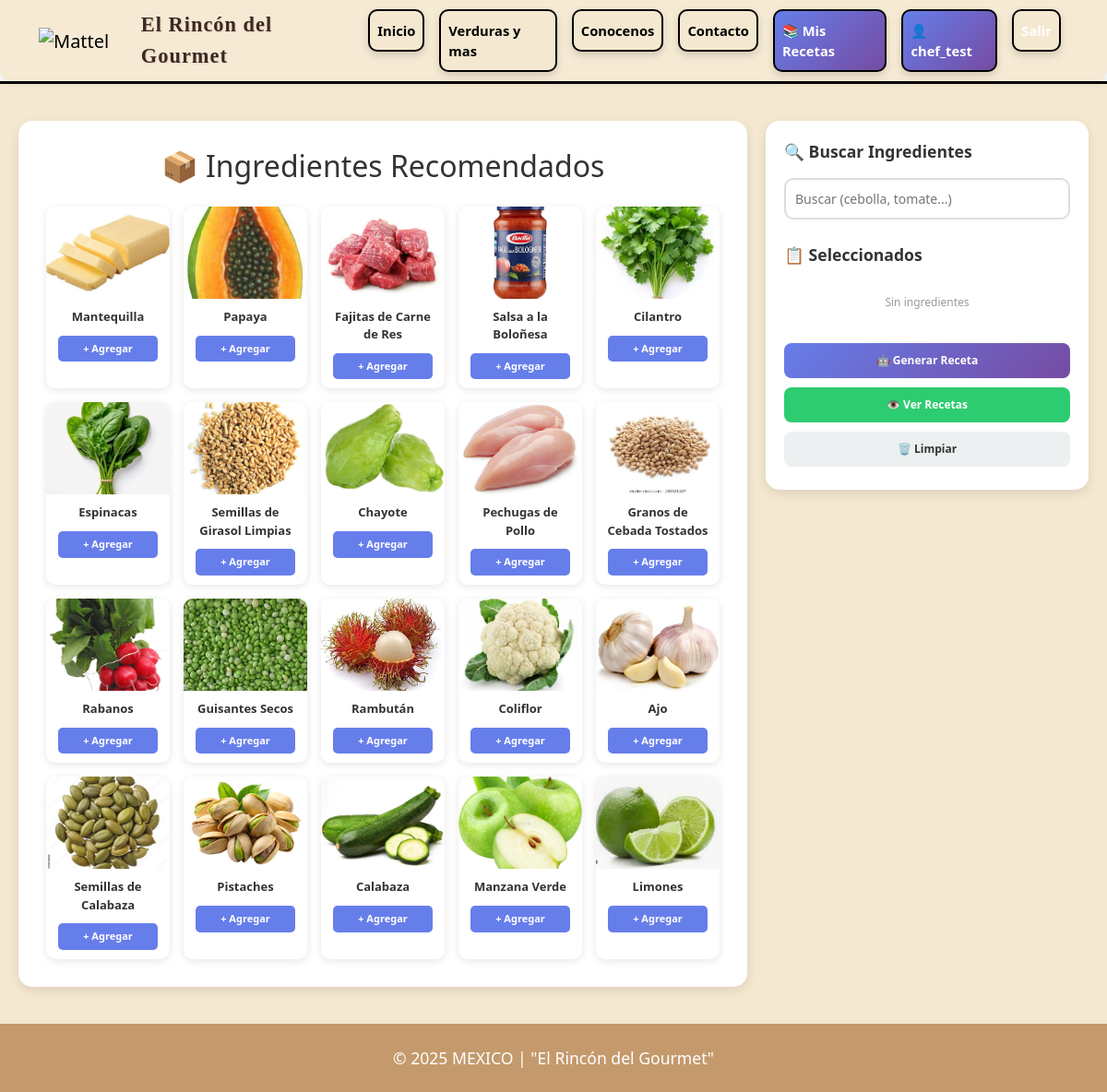
The page /productos/ (signed in) on the database its author committed.
### mattel/models.py (models this page shows, shortened)
class Producto(models.Model):
    CATEGORIAS = [
        ('vegetales', 'Vegetales'),
        ('frutas', 'Frutas'),
        ('carnes', 'Carnes'),
        ('legumbres', 'Legumbres'),
        ('cereales', 'Cereales'),
        ('condimentos', 'Condimentos'),
        ('especias', 'Especias'),
    ]
    nombre = models.CharField(max_length=120)
    descripcion = models.TextField(blank=True)
    precio = models.DecimalField(max_digits=8, decimal_places=2)
    categoria = models.CharField(max_length=20, choices=CATEGORIAS)
    imagen = models.ImageField(upload_to='productos/', blank=True, null=True)

### mattel/views.py (the view)
# urls.py: path('productos/', views.productos, name='productos'),
def productos(request):
    if request.GET.get("reset") == "1":
        request.session.pop("ingredientes_seleccionados", None)
        request.session.pop("ingredientes_detallados", None)
    from django.db.models import Q
    import random
    todos_productos = list(Producto.objects.all())
    productos_recomendados = random.sample(todos_productos, min(20, len(todos_productos))) if todos_productos else []
    categorias = ["vegetales", "frutas", "carnes", "legumbres", "cereales", "condimentos", "especias"]
    cat = request.GET.get("cat")
    if cat in categorias:
        productos_lista = Producto.objects.filter(categoria=cat)
        titulo = f"Productos de {cat.capitalize()}"
    else:
        productos_lista = productos_recomendados
        titulo = "Catálogo de Productos"
    return render(request, 'mattel/productos.html', {
        'productos': productos_lista,
        'titulo': titulo,
        'categorias': categorias,
        'ingredientes_seleccionados': request.session.get("ingredientes_seleccionados", [])
    })

### mattel/advanced_security.py (called while the page is built)
    @staticmethod
    def add_security_headers(response):
        response['X-Frame-Options'] = 'DENY'
        response['X-Content-Type-Options'] = 'nosniff'
        response['X-XSS-Protection'] = '1; mode=block'
        response['Content-Security-Policy'] = (
            "default-src 'self'; "
            "script-src 'self' 'unsafe-inline' cdn.jsdelivr.net; "
            "style-src 'self' 'unsafe-inline' cdn.jsdelivr.net; "
            "img-src 'self' data:; "
            "font-src 'self' cdn.jsdelivr.net; "
            "connect-src 'self'; "
            "frame-ancestors 'none';"
        )
        response['Referrer-Policy'] = 'strict-origin-when-cross-origin'
        response['Permissions-Policy'] = (
            'geolocation=(), '
            'microphone=(), '
            'camera=(), '
            'payment=()'
        )
        return response

### mattel/templates/mattel/productos.html (shortened to what this page needs)
{% extends 'mattel/base.html' %}
{% load static %}
{% block app_content %}
<div class="fondo-productos">
    <div class="contenedor-principal">
        <div class="seccion-categorias">
            <h2 class="text-center mb-4" style="color: #333;">📦 Ingredientes Recomendados</h2>
            <div class="catalogo-ingredientes">
                {% for producto in productos %}
                    <div class="ingrediente-card">
                        <img src="{{ producto.imagen.url }}" alt="{{ producto.nombre }}" onerror="this.src='https://via.placeholder.com/100?text={{ producto.nombre|urlencode }}'">
                        <div class="ingrediente-card-nombre">{{ producto.nombre }}</div>
                        <button class="btn-agregar-rapido" onclick="agregarRapido('{{ producto.nombre }}')">+ Agregar</button>
                    </div>
                {% empty %}
                    <div style="text-align: center; padding: 30px; color: #999;">
                        No hay productos disponibles
                    </div>
                {% endfor %}
            </div>
        </div>
        <div class="panel-busqueda">
            <div class="panel-titulo">🔍 Buscar Ingredientes</div>
            <div class="posicion-relativa" style="margin-bottom: 15px;">
                <input
                    type="text"
                    id="busqueda-input"
                    class="buscador-input"
                    placeholder="Buscar (cebolla, tomate...)"
                    autocomplete="off"
                >
            </div>
            <div style="margin-bottom: 15px;">
                <div class="panel-titulo">📋 Seleccionados</div>
                <div id="lista-ingredientes">
                </div>
            </div>
            <button class="btn-accion btn-generar" onclick="window.location.href='{% url 'generar_receta_gemini' %}'">
                🤖 Generar Receta
            </button>
            <button class="btn-accion btn-ver" onclick="window.location.href='{% url 'recetas_con_ingredientes' %}'">
                👁️ Ver Recetas
            </button>
            <button class="btn-accion btn-limpiar" onclick="limpiarTodos()">
                🗑️ Limpiar
            </button>
        </div>
    </div>
</div>
{% endblock %}

### mattel/templates/mattel/base.html (shortened to what this page needs)
{% extends 'base.html' %}
{% load static %}
{% block content %}
<nav class="navbar navbar-expand-lg navbar-light shadow-sm navbar-custom">
  <div class="container">
    <a class="navbar-brand" href="{% url 'inicio' %}">
      <img src="{% static 'mattel/img/logoi.png' %}" alt="Mattel">
    </a>
    <span class="frase-gourmet d-none d-lg-block">
      El Rincón del Gourmet
    </span>
    <div class="collapse navbar-collapse" id="navmenu">
      <ul class="navbar-nav ms-auto">
        <li class="nav-item">
          <a class="nav-link text-black fw-semibold btn-custom" href="{% url 'inicio' %}">Inicio</a>
        </li>
        <li class="nav-item">
          <a class="nav-link text-black fw-semibold btn-custom" href="{% url 'productos' %}">Verduras y mas</a>
        </li>
        <li class="nav-item">
          <a class="nav-link text-black fw-semibold btn-custom" href="{% url 'distribuidor' %}">Conocenos</a>
        </li>
        <li class="nav-item">
          <a class="nav-link text-black fw-semibold btn-custom" href="{% url 'contacto' %}">Contacto</a>
        </li>
        {% if user.is_authenticated %}
        <li class="nav-item">
          <a class="nav-link text-black fw-semibold btn-custom" href="{% url 'mis_recetas' %}" style="background: linear-gradient(135deg, #667eea 0%, #764ba2 100%); color: white !important;">📚 Mis Recetas</a>
        </li>
        <li class="nav-item">
          <a class="nav-link text-black fw-semibold btn-custom" href="{% url 'perfil' %}" style="background: linear-gradient(135deg, #667eea 0%, #764ba2 100%); color: white !important;">👤 {{ user.username }}</a>
        </li>
        <li class="nav-item">
          <a class="nav-link text-black fw-semibold btn-custom" href="{% url 'cerrar_sesion' %}" style="background: #ff6b6b; color: white !important;">Salir</a>
        </li>
        {% endif %}
      </ul>
    </div>
  </div>
</nav>
<div class="navbar-separator" style="border-bottom: 3px solid #000000ff;"></div>
<div class="container-fluid p-0">
    {% block app_content %}{% endblock %}
</div>
<footer class="text-center text-white mt-0"
        style="padding-top: 1.5rem; padding-bottom: 1.5rem; font-size: 1.1rem; background-color: #c49a6c;">
  <p class="mb-0">© 2025 MEXICO  | "El Rincón del Gourmet"</p>
</footer>
{% endblock %}

### static/mattel/css/style.css (style rules this page uses)
:root { --mattel-red: #000000; --bg: #ffffffa6; }
body { background: var(--bg) !important; }
footer { background: var(--mattel-red); }

### mattel/templates/mattel/base.html (style rules this page uses)
.navbar-custom { background: rgba(245, 232, 208, 0.90) !important; backdrop-filter: blur(6px); -webkit-backdrop-filter: blur(6px); border: none !important; padding-top: 0.15rem !important; padding-bottom: 0.15rem !important; box-shadow: 0 4px 10px rgba(0,0,0,0.05) !important; border-radius: 0 0 12px 12px; font-size: 0.92rem !important; }
.navbar-separator { width: 100%; height: 3px; background-color: #000000aa; margin: 0; }
.navbar-brand img { height: 60px !important; width: auto !important; }
.btn-custom { background-color: #f5e8d0 !important; color: black !important; font-weight: bold; border: 2px solid black !important; border-radius: 10px; margin: 0.5rem; padding: 0.6rem 1.8rem; box-shadow: 0 4px 8px rgba(0,0,0,0.15); transition: all 0.3s ease; text-decoration: none !important; display: inline-block; }
.frase-gourmet { font-family: "Georgia", serif; font-weight: bold; font-size: 1.4rem; color: #3e2723; letter-spacing: 1px; margin-left: 20px; margin-right: auto; text-shadow: 1px 1px 2px rgba(0,0,0,0.10); }

### mattel/templates/mattel/productos.html (style rules this page uses)
.fondo-productos { background-color: #f5e8d0; min-height: 100vh; padding: 20px 0; }
.contenedor-principal { display: grid; grid-template-columns: 1fr 350px; gap: 20px; padding: 20px; max-width: 1400px; margin: 0 auto; }
.seccion-categorias { background: white; border-radius: 15px; padding: 30px; box-shadow: 0 4px 12px rgba(0,0,0,0.1); }
.panel-busqueda { background: white; border-radius: 15px; padding: 20px; box-shadow: 0 4px 12px rgba(0,0,0,0.1); height: fit-content; position: sticky; top: 20px; }
.panel-titulo { font-size: 1.1rem; font-weight: bold; margin-bottom: 15px; color: #333; }
.buscador-input { width: 100%; padding: 10px; border: 2px solid #ddd; border-radius: 10px; font-size: 14px; margin-bottom: 10px; }
.posicion-relativa { position: relative; }
.btn-accion { width: 100%; padding: 10px; margin: 5px 0; border: none; border-radius: 8px; cursor: pointer; font-weight: bold; transition: background 0.2s; font-size: 12px; }
.btn-generar { background: linear-gradient(135deg, #667eea 0%, #764ba2 100%); color: white; }
.btn-ver { background: #2ecc71; color: white; }
.btn-limpiar { background: #ecf0f1; color: #333; }
.catalogo-ingredientes { display: grid; grid-template-columns: repeat(auto-fill, minmax(120px, 1fr)); gap: 15px; }
.ingrediente-card { background: white; border-radius: 10px; overflow: hidden; cursor: pointer; transition: transform 0.2s, box-shadow 0.2s; box-shadow: 0 2px 8px rgba(0,0,0,0.1); text-align: center; }
.ingrediente-card img { width: 100%; height: 100px; object-fit: cover; }
.ingrediente-card-nombre { padding: 10px; font-size: 13px; font-weight: 600; color: #333; min-height: 40px; display: flex; align-items: center; justify-content: center; }
.btn-agregar-rapido { width: 80%; margin: 0 auto 10px; padding: 6px; background: #667eea; color: white; border: none; border-radius: 5px; cursor: pointer; font-size: 11px; font-weight: bold; transition: background 0.2s; }

### rows shown on the page
Producto: imagen (picture), nombre "Mantequilla"
Producto: imagen (picture), nombre "Papaya"
Producto: imagen (picture), nombre "Fajitas de Carne de Res"
Producto: imagen (picture), nombre "Salsa a la Boloñesa"
Producto: imagen (picture), nombre "Cilantro"
Producto: imagen (picture), nombre "Espinacas"
Producto: imagen (picture), nombre "Semillas de Girasol Limpias"
Producto: imagen (picture), nombre "Chayote"
Producto: imagen (picture), nombre "Pechugas de Pollo"
Producto: imagen (picture), nombre "Granos de Cebada Tostados"
Producto: imagen (picture), nombre "Rabanos"
Producto: imagen (picture), nombre "Guisantes Secos"
Producto: imagen (picture), nombre "Rambután"
Producto: imagen (picture), nombre "Coliflor"
Producto: imagen (picture), nombre "Ajo"
Producto: imagen (picture), nombre "Semillas de Calabaza"
Producto: imagen (picture), nombre "Pistaches"
Producto: imagen (picture), nombre "Calabaza"
Producto: imagen (picture), nombre "Manzana Verde"
Producto: imagen (picture), nombre "Limones"

### other values the page prints
{{ user.username }} "chef_test"
